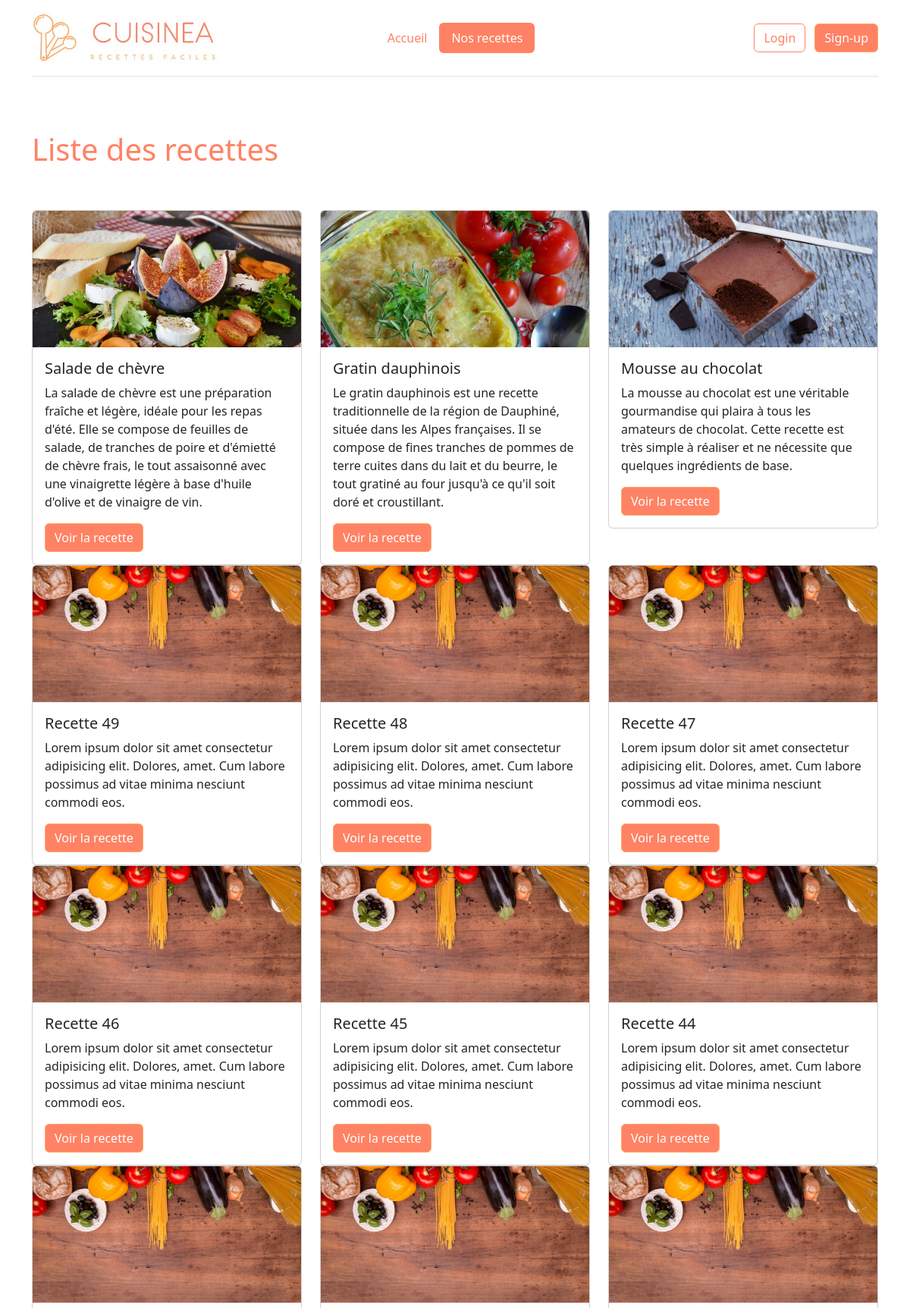
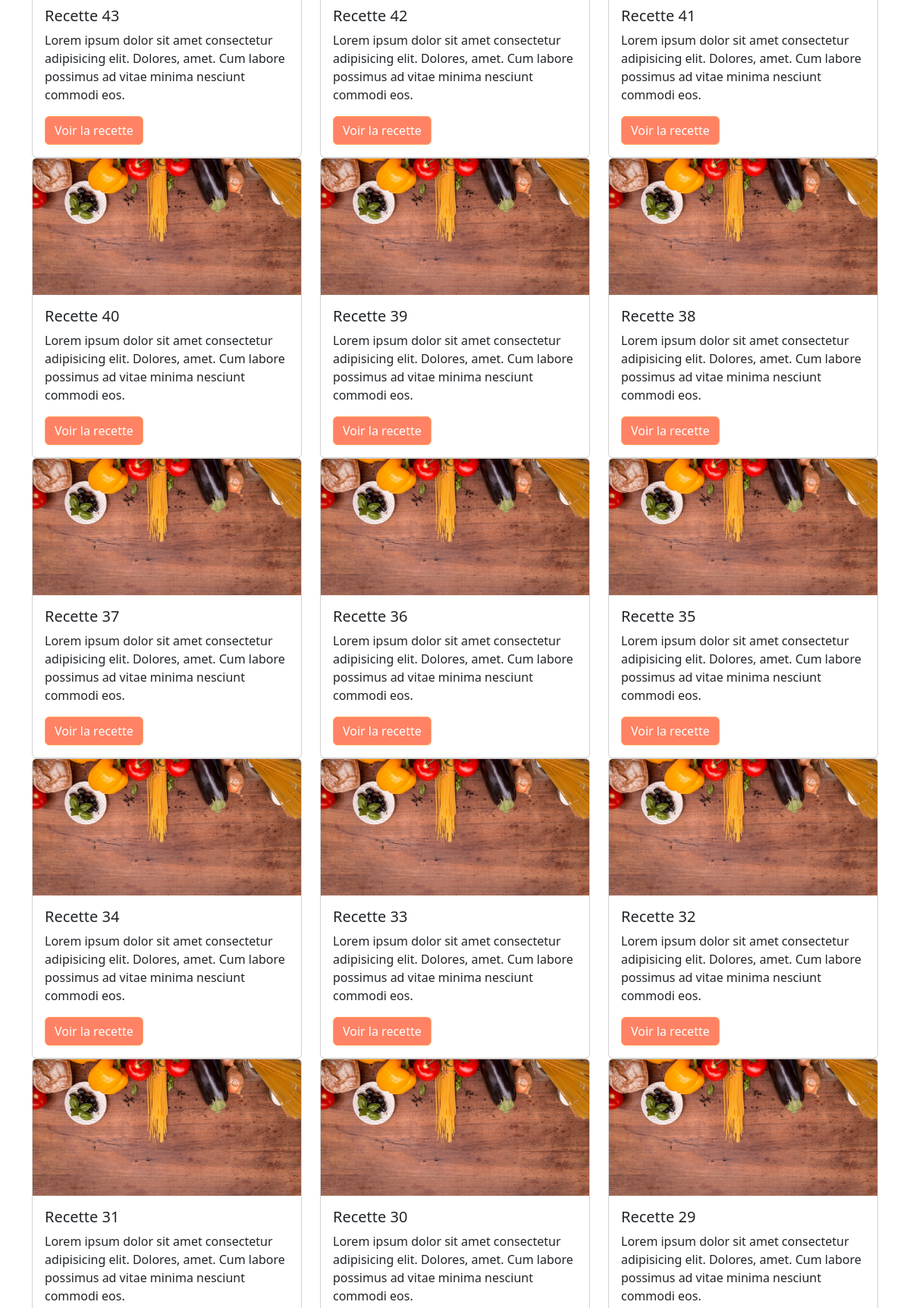
Page /recettes.php (upper part) on the committed database (2 pictures, top to bottom).
### tables this page shows
CREATE TABLE IF NOT EXISTS `recipes` (
  `id` int(11) NOT NULL AUTO_INCREMENT,
  `category_id` int(11) NOT NULL,
  `title` varchar(255) NOT NULL,
  `description` text NOT NULL,
  `ingredients` text NOT NULL,
  `instructions` text NOT NULL,
  `image` varchar(255) DEFAULT NULL,
  PRIMARY KEY (`id`),
  KEY `category_id` (`category_id`)
);

### lib/recipe.php (called while the page is built, shortened)
<?php
function getRecipeImage(string|null $image) {
    if ($image === null) {
        return _ASSETS_IMG_PATH_.'recipe_default.jpg';
    } else {
        return _RECIPES_IMG_PATH_.$image;
    }
}

### templates/recipe_partial.php (the view)
<div class="col-md-4">
    <div class="card">
        <img src="<?=getRecipeImage($recipe['image']); ?>" class="card-img-top" alt="<?= $recipe['title']; ?>">
        <div class="card-body">
            <h5 class="card-title"><?= $recipe['title']; ?></h5>
            <p class="card-text"><?= $recipe['description']; ?></p>
            <a href="recette.php?id=<?=$recipe['id']; ?>" class="btn btn-primary">Voir la recette</a>
        </div>
    </div>
</div>

### recettes.php
<?php
  require_once('templates/header.php');
  require_once('lib/recipe.php');
  $sql = 'SELECT * FROM recipes ORDER BY id DESC';
  $query = $pdo->prepare($sql);
  $query->execute();
  $recipes = $query->fetchAll();
?>
    <div class="row flex-lg-row-reverse align-items-center g-5 py-5">
        <h1>Liste des recettes</h1>
    </div>
    <div class="row">
      <?php foreach ($recipes as $key => $recipe) {
        include('templates/recipe_partial.php');
      } ?>
    </div>
<?php
require_once('templates/footer.php');
?>

### rows in the picture
recipes: image (picture), title "Salade de chèvre", description "La salade de chèvre est une préparation fraîche et légère, idéale pour les repas d'été. Elle se compose de feuilles de salade, de tranches de poire et d'émietté de chèvre frais, le tout assaisonné avec une vinaigrette légère à base d'huile d'olive et de vinaigre de vin."
recipes: image (picture), title "Gratin dauphinois", description "Le gratin dauphinois est une recette traditionnelle de la région de Dauphiné, située dans les Alpes françaises. Il se compose de fines tranches de pommes de terre cuites dans du lait et du beurre, le tout gratiné au four jusqu'à ce qu'il soit doré et croustillant."
recipes: image (picture), title "Mousse au chocolat", description "La mousse au chocolat est une véritable gourmandise qui plaira à tous les amateurs de chocolat. Cette recette est très simple à réaliser et ne nécessite que quelques ingrédients de base."
recipes: title "Recette 49", description "Lorem ipsum dolor sit amet consectetur adipisicing elit. Dolores, amet. Cum labore possimus ad vitae minima nesciunt commodi eos."
recipes: title "Recette 48", description "Lorem ipsum dolor sit amet consectetur adipisicing elit. Dolores, amet. Cum labore possimus ad vitae minima nesciunt commodi eos."
recipes: title "Recette 47", description "Lorem ipsum dolor sit amet consectetur adipisicing elit. Dolores, amet. Cum labore possimus ad vitae minima nesciunt commodi eos."
recipes: title "Recette 46", description "Lorem ipsum dolor sit amet consectetur adipisicing elit. Dolores, amet. Cum labore possimus ad vitae minima nesciunt commodi eos."
recipes: title "Recette 45", description "Lorem ipsum dolor sit amet consectetur adipisicing elit. Dolores, amet. Cum labore possimus ad vitae minima nesciunt commodi eos."
recipes: title "Recette 44", description "Lorem ipsum dolor sit amet consectetur adipisicing elit. Dolores, amet. Cum labore possimus ad vitae minima nesciunt commodi eos."
recipes: title "Recette 43", description "Lorem ipsum dolor sit amet consectetur adipisicing elit. Dolores, amet. Cum labore possimus ad vitae minima nesciunt commodi eos."
recipes: title "Recette 42", description "Lorem ipsum dolor sit amet consectetur adipisicing elit. Dolores, amet. Cum labore possimus ad vitae minima nesciunt commodi eos."
recipes: title "Recette 41", description "Lorem ipsum dolor sit amet consectetur adipisicing elit. Dolores, amet. Cum labore possimus ad vitae minima nesciunt commodi eos."
recipes: title "Recette 40", description "Lorem ipsum dolor sit amet consectetur adipisicing elit. Dolores, amet. Cum labore possimus ad vitae minima nesciunt commodi eos."
recipes: title "Recette 39", description "Lorem ipsum dolor sit amet consectetur adipisicing elit. Dolores, amet. Cum labore possimus ad vitae minima nesciunt commodi eos."
recipes: title "Recette 38", description "Lorem ipsum dolor sit amet consectetur adipisicing elit. Dolores, amet. Cum labore possimus ad vitae minima nesciunt commodi eos."
recipes: title "Recette 37", description "Lorem ipsum dolor sit amet consectetur adipisicing elit. Dolores, amet. Cum labore possimus ad vitae minima nesciunt commodi eos."
recipes: title "Recette 36", description "Lorem ipsum dolor sit amet consectetur adipisicing elit. Dolores, amet. Cum labore possimus ad vitae minima nesciunt commodi eos."
recipes: title "Recette 35", description "Lorem ipsum dolor sit amet consectetur adipisicing elit. Dolores, amet. Cum labore possimus ad vitae minima nesciunt commodi eos."
recipes: title "Recette 34", description "Lorem ipsum dolor sit amet consectetur adipisicing elit. Dolores, amet. Cum labore possimus ad vitae minima nesciunt commodi eos."
recipes: title "Recette 33", description "Lorem ipsum dolor sit amet consectetur adipisicing elit. Dolores, amet. Cum labore possimus ad vitae minima nesciunt commodi eos."
recipes: title "Recette 32", description "Lorem ipsum dolor sit amet consectetur adipisicing elit. Dolores, amet. Cum labore possimus ad vitae minima nesciunt commodi eos."
recipes: title "Recette 31", description "Lorem ipsum dolor sit amet consectetur adipisicing elit. Dolores, amet. Cum labore possimus ad vitae minima nesciunt commodi eos."
recipes: title "Recette 30", description "Lorem ipsum dolor sit amet consectetur adipisicing elit. Dolores, amet. Cum labore possimus ad vitae minima nesciunt commodi eos."
recipes: title "Recette 29", description "Lorem ipsum dolor sit amet consectetur adipisicing elit. Dolores, amet. Cum labore possimus ad vitae minima nesciunt commodi eos."

### other values in the picture
$value "Accueil"
$value "Nos recettes"
